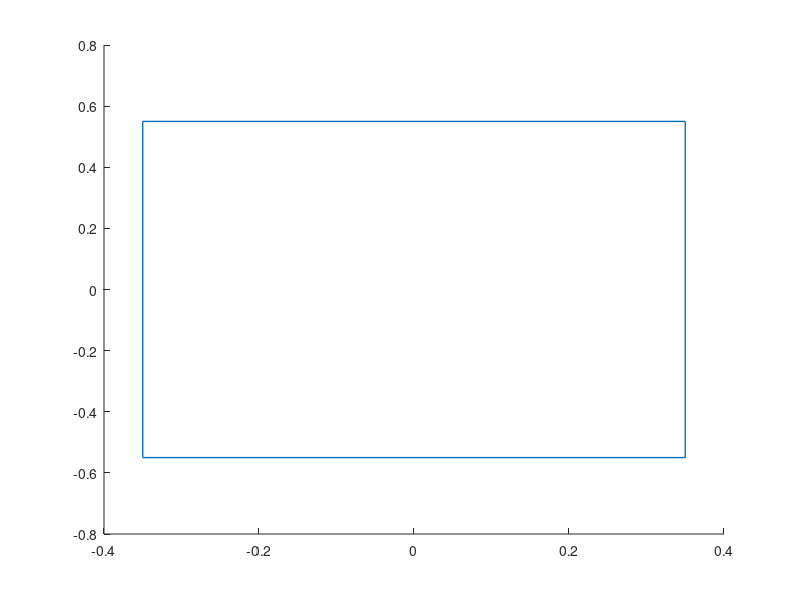

The MATLAB source for this figure: (Note: this script raises an error after producing the figure.)

hold on
cad=[.35,0.55;-.35,0.55;-.35,-0.55;.35,-0.55;.35,0.55];
plot(cad(:,1),cad(:,2),'LineWidth',1)
ii=size(resff,1);

X=resff(i,:)';
Xo=[0;0.55];

%% 
%........................xa1
La=1.108;
z1=0.622;
z2=0.622;

X1=X+[0;-La/2];%La/2=0.5540
cph2r=(X1(1)^2+X1(2)^2-z1^2-z2^2)/(2*z1*z2);
ph2r=atan2(sqrt(1-cph2r^2),cph2r);%ph2r=-acos(cph2r);
ph1=2*pi+atan2(X1(2)*(z1+z2*cph2r)-X1(1)*z2*sin(ph2r),X1(1)*(z1+z2*cph2r)+X1(2)*z2*sin(ph2r));
ph2=ph2r+ph1;
Xa=+([z1*cos(ph1);z1*sin(ph1)])+Xo;

sm=[Xo,Xa,X]';
cab=[.35,0.55;X';-.35,0.55];

hold on
plot(sm(:,1),sm(:,2),'--ro','LineWidth',2)
plot(cab(:,1),cab(:,2),'--y','LineWidth',0.5)



%plot(resfff(:,1),resfff(:,2),'b','LineWidth',2)
%grid